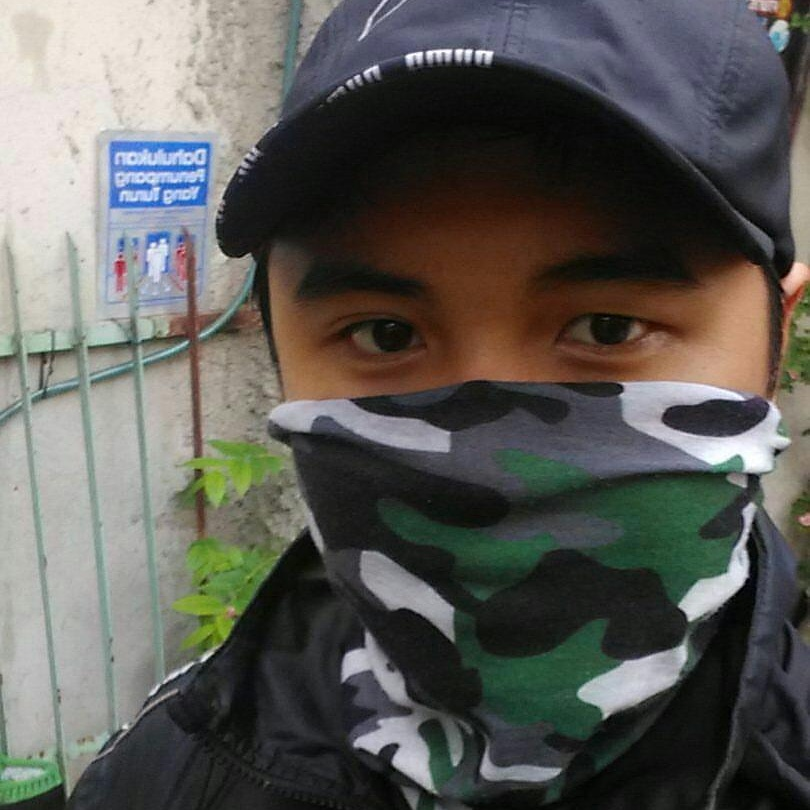
#> input picture tugas 1 pcd - HUDYA/face.jpg, 810 x 810 px
$ python coba.py
#> lines starting #> are read from the running program, lines starting #| are printed output that depends on the picture
import numpy as np, cv2 as cv, os

image = cv.imread('face.jpg')
#> image is the input picture: shape (810, 810, 3); mean B, G, R 87.3, 91.7, 92.6
grayValue = 0.07 * image[:,:,2] + 0.72 * image[:,:,1] + 0.21 * image[:,:,0]
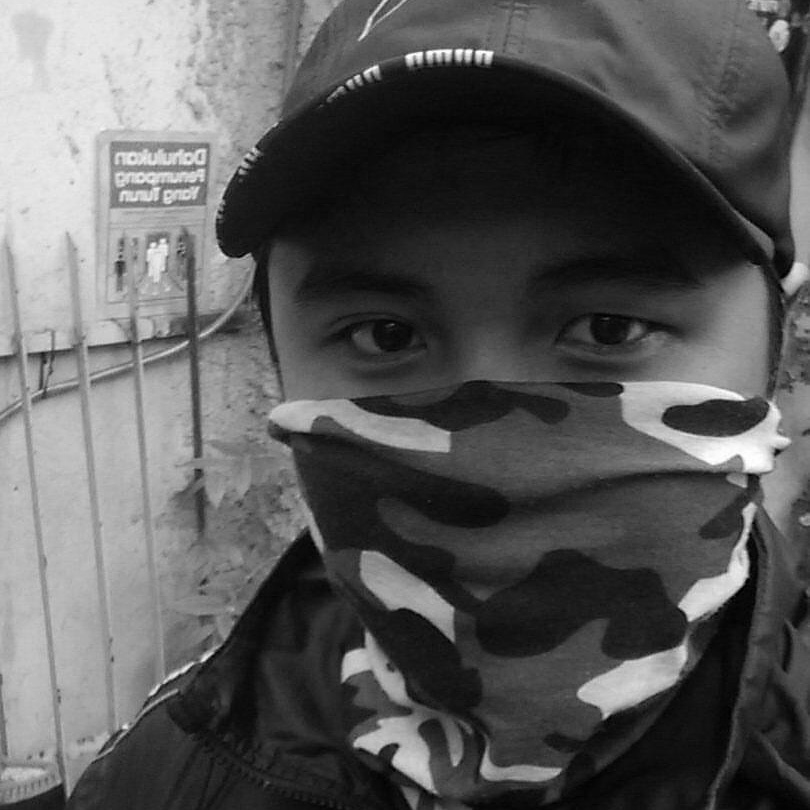
#> grayValue: shape (810, 810) float64; min 0, max 255, mean 90.8
gray_img = grayValue.astype(np.uint8)

cv.imshow("Original", image)
cv.imshow("GrayScale", gray_img)
cv.waitKey(0)
cv.destroyAllWindows()
